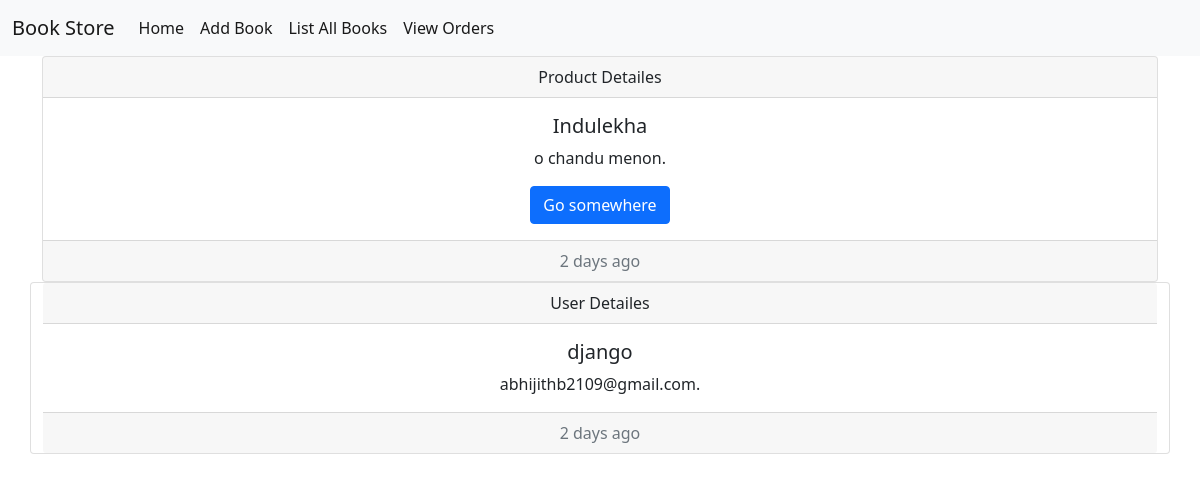
The app's page /owner/order/2 with its own data.
### customer/models.py (models this page shows)
class Orders(models.Model):
    product=models.ForeignKey(Books,on_delete=models.CASCADE)
    user=models.ForeignKey(User,on_delete=models.CASCADE)
    address=models.CharField(max_length=120)
    date=models.DateTimeField(auto_now_add=True)
    edate=datetime.today()+timedelta(days=5)
    expected_delivery_date = models.DateField(default=edate, null=True)
    options=(
        ("orderplaced","orderplaced"),
        ("dispatched","dispatched"),
        ("in_transit","in_transit"),
        ("delivered","delivered"),
        ("order_cancelled","order_cancelled")
    )
    status=models.CharField(max_length=20,choices=options,default="orderplaced")

### owner/models.py (models this page shows, shortened)
class Books(models.Model):
    book_name=models.CharField(max_length=120,unique=True)
    author=models.CharField(max_length=120)
    amount=models.PositiveIntegerField()
    copies=models.PositiveIntegerField()
    image=models.ImageField(upload_to="images",null=True)

### owner/views.py (the view)
# urls.py: path("owner/order/<int:id>",views.OrderDetailView.as_view(),name="orderdetail"),
class OrderDetailView(DetailView):
    model = Orders
    template_name = "order_detail.html"
    context_object_name = "order"
    pk_url_kwarg = "id"

### owner/templates/order_detail.html
{%extends 'base.html'%}
{%block body_block%}
<div class="card text-center">
  <div class="card-header">
    Product Detailes
  </div>
  <div class="card-body">
    <h5 class="card-title">{{order.product.book_name}}</h5>
    <p class="card-text">{{order.product.author}}.</p>
    <a href="#" class="btn btn-primary">Go somewhere</a>
  </div>
  <div class="card-footer text-muted">
    2 days ago
  </div>
</div>
<div class="row">
  <div class="card text-center">
  <div class="card-header">
    User Detailes
  </div>
  <div class="card-body">
    <h5 class="card-title">{{order.user.username}}</h5>
    <p class="card-text">{{order.user.email}}.</p>
  </div>
  <div class="card-footer text-muted">
    2 days ago
  </div>
</div>
</div>
{%endblock%}

### records on screen
Orders: product.book_name "Indulekha", product.author "o chandu menon", user.username "django", user.email "abhijithb2109@gmail.com"
